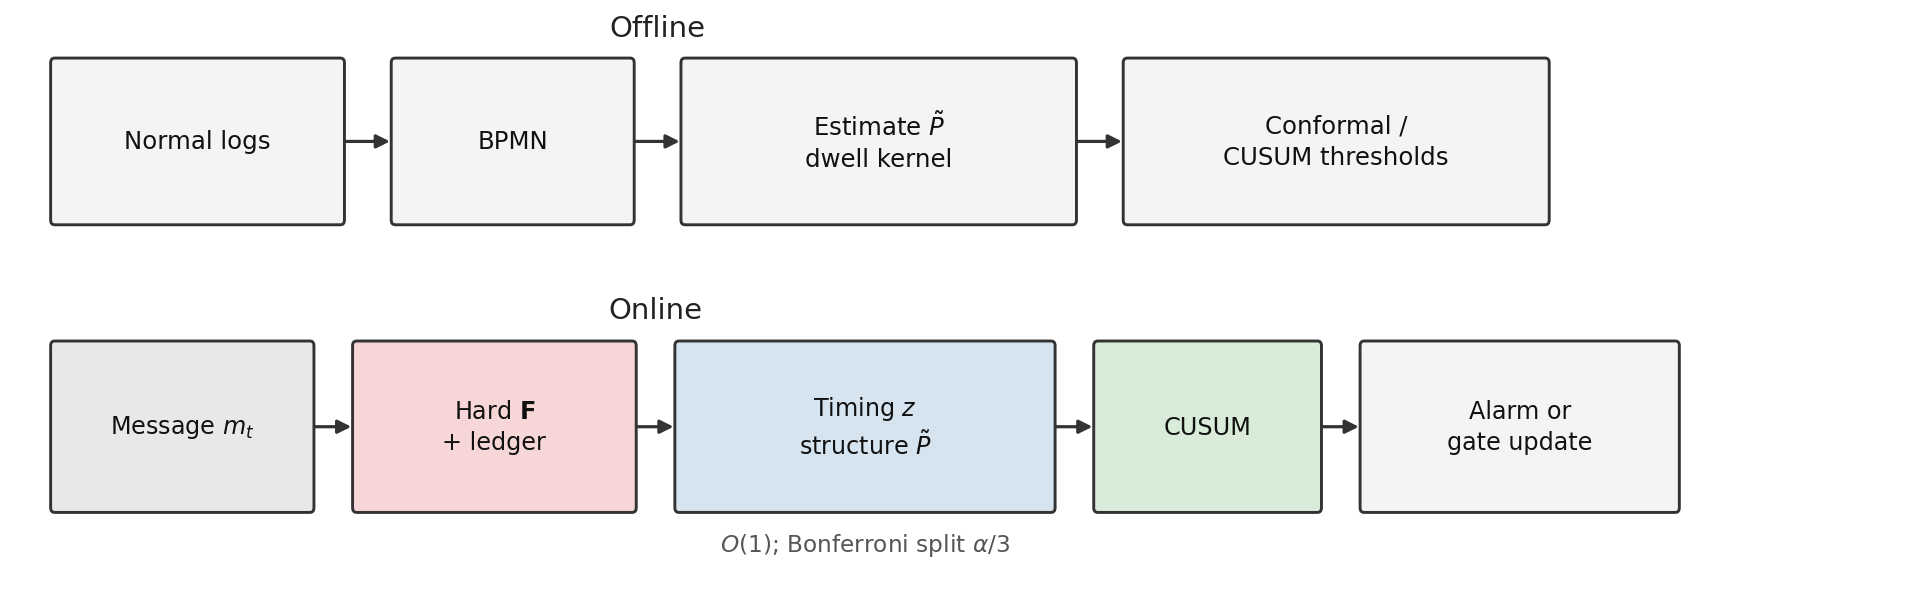

Write the Python code that produced this figure.
# -*- coding: utf-8 -*-
"""Offline fitting and online three-path detection (paper02 fig:arch)."""
from __future__ import annotations

import os

import matplotlib

matplotlib.use("Agg")
import matplotlib.pyplot as plt
from matplotlib.patches import FancyArrowPatch, FancyBboxPatch

HERE = os.path.dirname(os.path.abspath(__file__))
OUT = os.path.join(HERE, "fig_arch")

plt.rcParams.update({
    "font.sans-serif": ["DejaVu Sans", "Arial", "Helvetica"],
    "axes.unicode_minus": False,
    "mathtext.fontset": "dejavusans",
    "figure.dpi": 200,
})

C_EDGE = "#333333"
C_NOTE = "#555555"
C_OFF = "#f4f4f4"
C_MSG = "#e8e8e8"
C_HARD = "#f6d6d6"
C_STAT = "#d6e4f0"
C_SEQ = "#d9ecd9"
C_OUT = "#f4f4f4"


def box(ax, x, y, w, h, text, fc, fs=8.2):
    ax.add_patch(FancyBboxPatch(
        (x, y), w, h, boxstyle="round,pad=0.02,rounding_size=0.04",
        facecolor=fc, edgecolor=C_EDGE, linewidth=1.05, zorder=3))
    ax.text(x + w / 2, y + h / 2, text, ha="center", va="center",
            fontsize=fs, color="#111", zorder=4, linespacing=1.35,
            multialignment="center")


def arrow(ax, p, q):
    ax.add_patch(FancyArrowPatch(
        p, q, arrowstyle="-|>", mutation_scale=10, linewidth=1.15,
        color=C_EDGE, shrinkA=1.2, shrinkB=1.2, zorder=2))


def main() -> None:
    fig, ax = plt.subplots(figsize=(12.2, 3.85))
    ax.set_xlim(0.0, 18.6)
    ax.set_ylim(0.0, 5.05)
    ax.axis("off")

    ws = [2.85, 2.35, 3.85, 4.15]
    h, gap = 1.38, 0.50
    xs = []
    xcur = 0.40
    for wi in ws:
        xs.append(xcur)
        xcur += wi + gap
    y_off = 3.25
    labels_off = [
        "Normal logs",
        "BPMN",
        r"Estimate $\tilde{P}$" + "\ndwell kernel",
        "Conformal /\nCUSUM thresholds",
    ]
    for x, wi, lab in zip(xs, ws, labels_off):
        box(ax, x, y_off, wi, h, lab, C_OFF, fs=8.8)
    for i in range(3):
        arrow(ax, (xs[i] + ws[i], y_off + h / 2), (xs[i + 1], y_off + h / 2))
    ax.text(xs[1] + ws[1] + gap / 2, y_off + h + 0.16, "Offline",
            ha="center", va="bottom", fontsize=10.5, color="#222")

    y_on = 0.80
    h2 = 1.42
    ws2 = [2.55, 2.75, 3.70, 2.20, 3.10]
    gap2 = 0.42
    xs2 = []
    xcur = 0.40
    for wi in ws2:
        xs2.append(xcur)
        xcur += wi + gap2
    labels_on = [
        (C_MSG, r"Message $m_t$"),
        (C_HARD, r"Hard $\mathbf{F}$" + "\n+ ledger"),
        (C_STAT, r"Timing $z$" + "\n" + r"structure $\tilde{P}$"),
        (C_SEQ, "CUSUM"),
        (C_OUT, "Alarm or\ngate update"),
    ]
    for x, wi, (fc, lab) in zip(xs2, ws2, labels_on):
        box(ax, x, y_on, wi, h2, lab, fc, fs=8.6)
    for i in range(4):
        arrow(ax, (xs2[i] + ws2[i], y_on + h2 / 2), (xs2[i + 1], y_on + h2 / 2))
    ax.text(xs2[1] + ws2[1] + gap2 / 2, y_on + h2 + 0.16, "Online",
            ha="center", va="bottom", fontsize=10.5, color="#222")
    ax.text(xs2[2] + ws2[2] / 2, y_on - 0.18,
            r"$O(1)$; Bonferroni split $\alpha/3$",
            ha="center", va="top", fontsize=8.4, color=C_NOTE)

    fig.savefig(OUT + ".pdf", bbox_inches="tight", pad_inches=0.06)
    fig.savefig(OUT + ".png", dpi=200, bbox_inches="tight", pad_inches=0.06)
    plt.close(fig)
    print("wrote", OUT + ".pdf")


if __name__ == "__main__":
    main()
